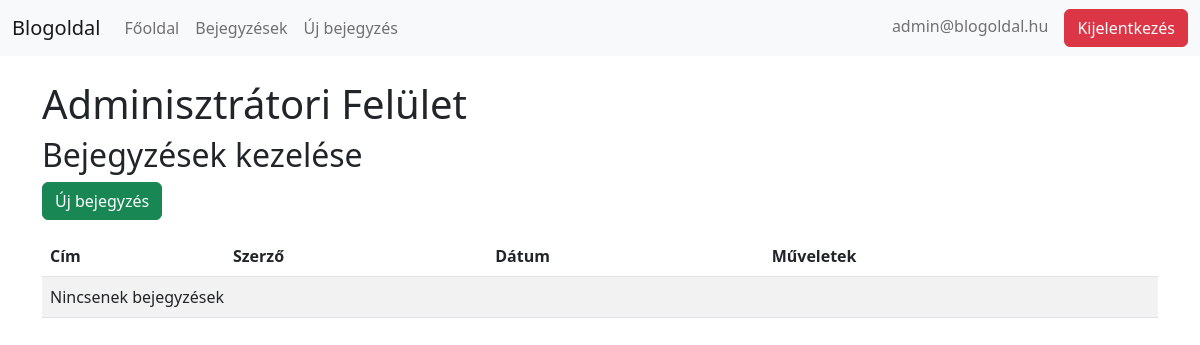
/admin_dashboard.php (signed in), run on an earlier commit of the app's database.
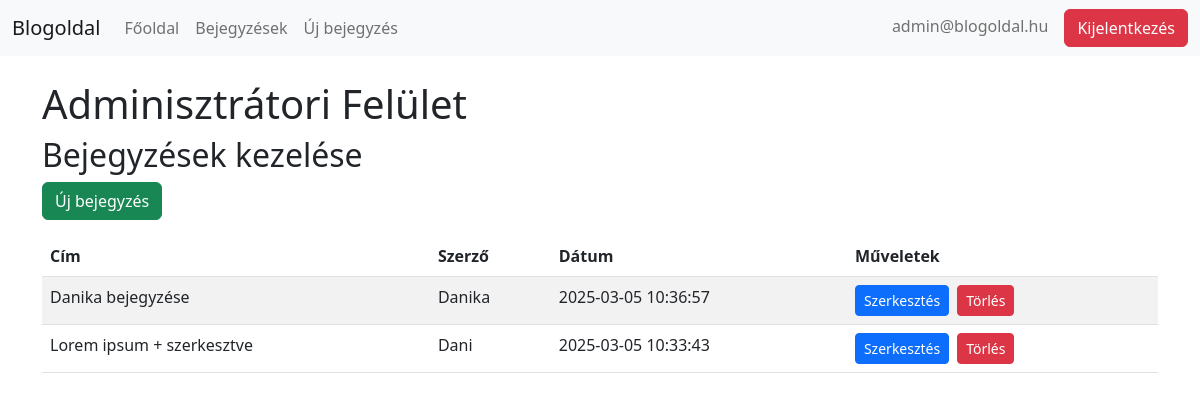
And on a later commit of the database.
### tables this page shows
CREATE TABLE `posts` (
  `id` int(11) NOT NULL,
  `title` varchar(60) NOT NULL,
  `description` text NOT NULL,
  `date` timestamp NOT NULL DEFAULT CURRENT_TIMESTAMP,
  `author_id` int(11) NOT NULL
);

CREATE TABLE `users` (
  `id` int(11) NOT NULL,
  `name` varchar(60) NOT NULL,
  `email` varchar(60) NOT NULL,
  `password` varchar(64) NOT NULL,
  `is_admin` tinyint(1) DEFAULT 0
);

### connection.php (called while the page is built, shortened)
<?php
include 'handler.php';
class DBConnection{
    private $host = "localhost";
    private $user = "root";
    private $password = "root";
    private $database = "blogoldal";
    function __construct()
    {
        $this->mysqli = new mysqli(
            $this->host, $this->user, $this->password, $this->database
        );
    }
}
?>

### admin_dashboard.php (the view, shortened to what this page needs)
<?php
include 'connection.php';
$conn = new DBConnection();
$posts_query = "SELECT p.id, p.title, p.description, p.date, u.name as author
                FROM posts p
                JOIN users u ON p.author_id = u.id
                ORDER BY p.date DESC";
$posts_result = $conn->mysqli->query($posts_query);
?>
<!DOCTYPE html>
<html lang="hu">
<head>
    <link href="https://cdn.jsdelivr.net/npm/bootstrap@5.2.3/dist/css/bootstrap.min.css" rel="stylesheet">
</head>
<body>
    <div class="container">
        <h1>Adminisztrátori Felület</h1>
        <div class="row">
            <div class="col-md-12">
                <h2>Bejegyzések kezelése</h2>
                <a href="add_post.php" class="btn btn-success mb-3">Új bejegyzés</a>
                <table class="table table-striped">
                    <thead>
                        <tr>
                            <th>Cím</th>
                            <th>Szerző</th>
                            <th>Dátum</th>
                            <th>Műveletek</th>
                        </tr>
                    </thead>
                    <tbody>
                        <?php
                        if ($posts_result->num_rows > 0) {
                            while($row = $posts_result->fetch_assoc()) {
                                echo '<tr>';
                                echo '<td>' . htmlspecialchars($row['title']) . '</td>';
                                echo '<td>' . htmlspecialchars($row['author']) . '</td>';
                                echo '<td>' . $row['date'] . '</td>';
                                echo '<td>';
                                echo '<a href="edit_post.php?id=' . $row['id'] . '" class="btn btn-primary btn-sm me-2">Szerkesztés</a>';
                                echo '<a href="delete_post.php?id=' . $row['id'] . '" class="btn btn-danger btn-sm" onclick="return confirm(\'Biztosan törölni szeretné?\')">Törlés</a>';
                                echo '</td>';
                                echo '</tr>';
                            }
                        } else {
                            echo '<tr><td colspan="4">Nincsenek bejegyzések</td></tr>';
                        }
                        ?>
                    </tbody>
                </table>
            </div>
        </div>
    </div>
</body>
</html>

What changed in the data, as far as the page shows it:
added posts: title "Danika bejegyzése", author.name "Danika", date "2025-03-05 10:36:57"
added posts: title "Lorem ipsum + szerkesztve", author.name "Dani", date "2025-03-05 10:33:43"
Also different on the page:
text no longer shown: "Nincsenek bejegyzések"
